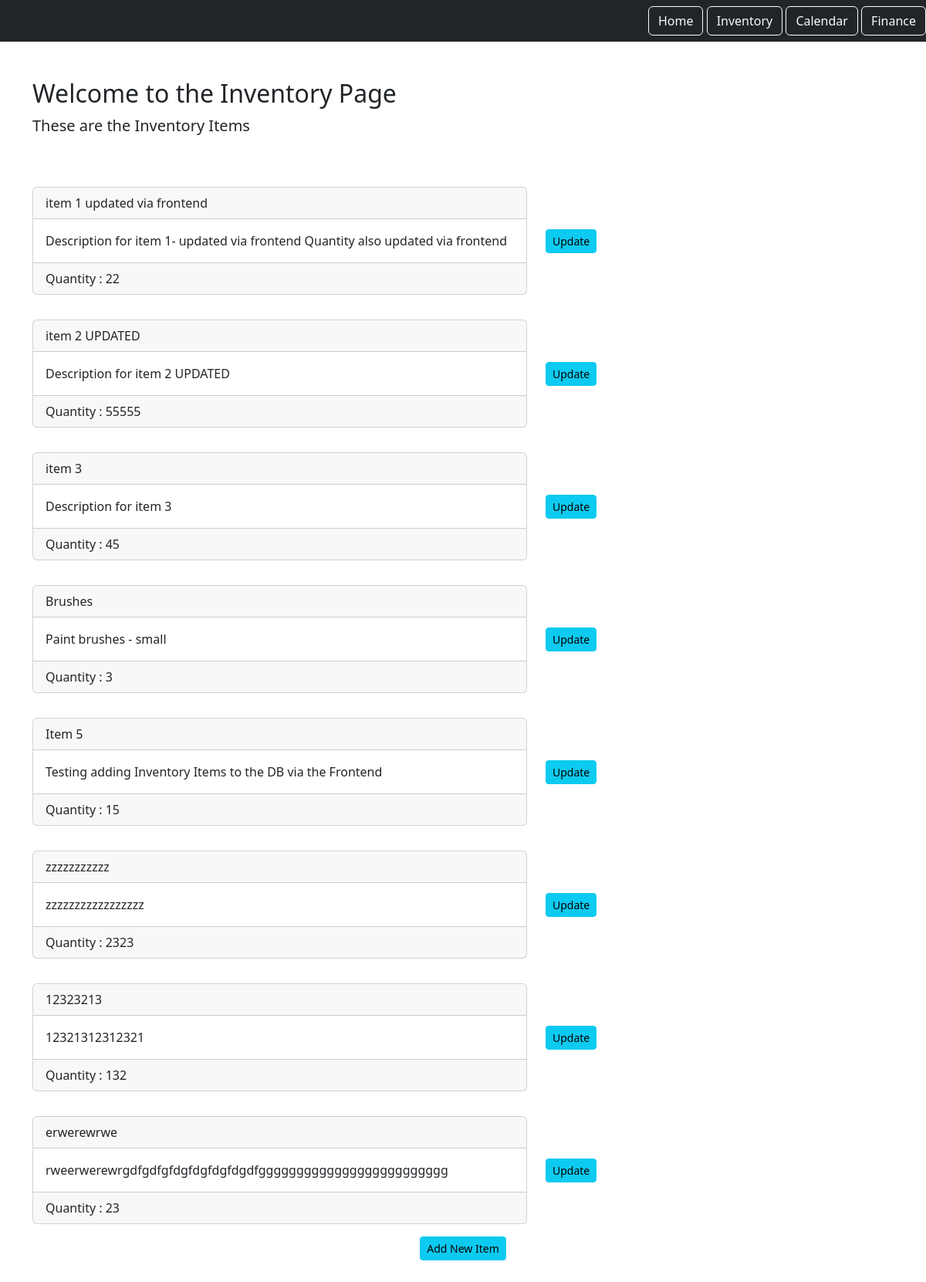
Screenshot of /inventory/ (signed in) with the database file from the repository.
### inventory_component/models.py (models this page shows)
class Inventory(models.Model):
    item = models.CharField(max_length=255)
    description = models.TextField()
    quantity = models.PositiveIntegerField()
    user = models.ForeignKey(User, on_delete=models.CASCADE, related_name='items')

### inventory_component/views.py (the view)
# urls.py: path('', views.InventoryList.as_view(), name="inventory_list"),
class InventoryList(LoginRequiredMixin, ListView):
    model = Inventory
    context_object_name = "items"
    template_name = "inventory_list.html"
    login_url = '/login'
    def get_queryset(self):
        return self.request.user.items.all()

### inventory_component/templates/Inventory_list.html (shortened to what this page needs)
{% extends 'base.html' %}
{% load static %}
{% block content %}
    <div class="row">
        <div class="col">
            <div class="item_list_heading mb-5">
                <h1 class="fs-2">Welcome to the Inventory Page</h1>
                <p class="fs-5">These are the Inventory Items</p>
            </div>
        </div>
    </div>
    <div class="row">
        {% for item in items %}
        	<div class="col-md-7 py-3">
                <div class="card">
                    <div class="card-header">
                        {{ item.item }}
                    </div>
                    <div class="card-body ">
                        {{ item.description }}
                    </div>
                    <div class="card-footer">
                        Quantity : {{ item.quantity }}
                    </div>
                </div>
            </div>
        <div class="col-md-5 py-3 d-flex align-items-center">
        <a href="{% url 'item.detail' pk=item.id %}" class="btn btn-info btn-sm">Update</a>
    </div>
        {% endfor %}
    <div class="text-center">
    <a href="{% url 'item.new' %}" class="btn btn-info btn-sm">Add New Item</a>
    </div>
{% endblock content %}

### rows the page displays
Inventory: item "item 1 updated via frontend", description "Description for item 1- updated via frontend Quantity also updated via frontend", quantity "22"
Inventory: item "item 2 UPDATED", description "Description for item 2 UPDATED", quantity "55555"
Inventory: item "item 3", description "Description for item 3", quantity "45"
Inventory: item "Brushes", description "Paint brushes - small", quantity "3"
Inventory: item "Item 5", description "Testing adding Inventory Items to the DB via the Frontend", quantity "15"
Inventory: item "zzzzzzzzzzz", description "zzzzzzzzzzzzzzzzz", quantity "2323"
Inventory: item "12323213", description "12321312312321", quantity "132"
Inventory: item "erwerewrwe", description "rweerwerewrgdfgdfgfdgfdgfdgfdgdfggggggggggggggggggggggggg", quantity "23"
